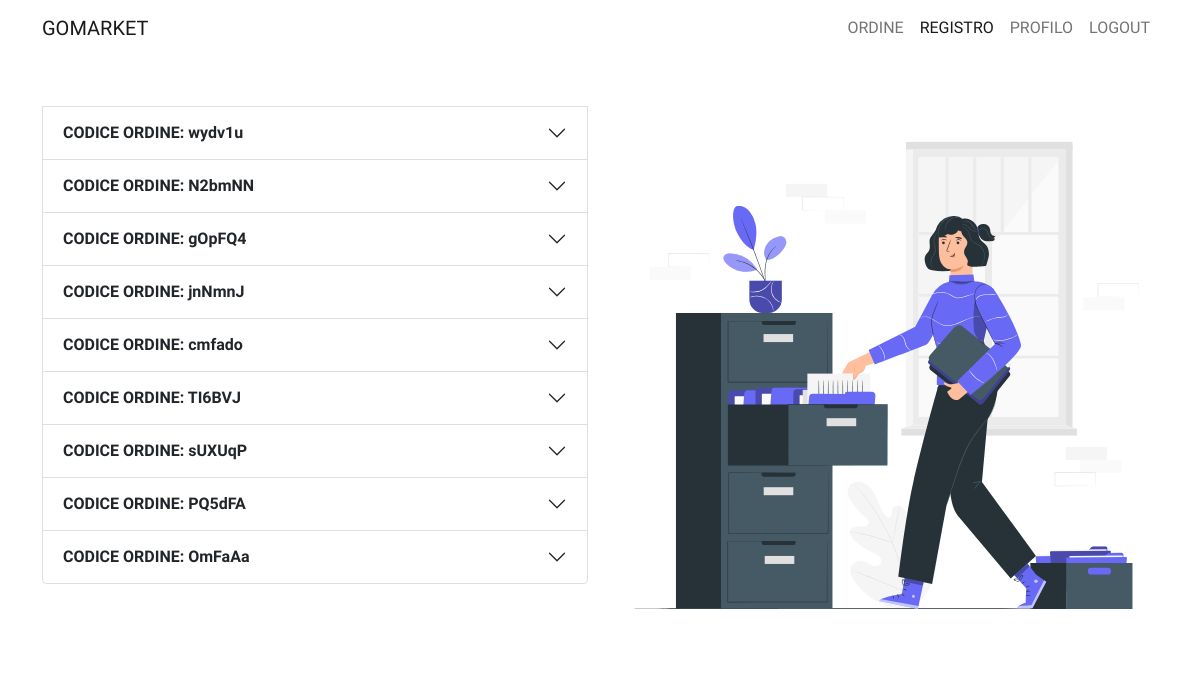
The app's page /page/cliente/registro.php (signed in), older data.
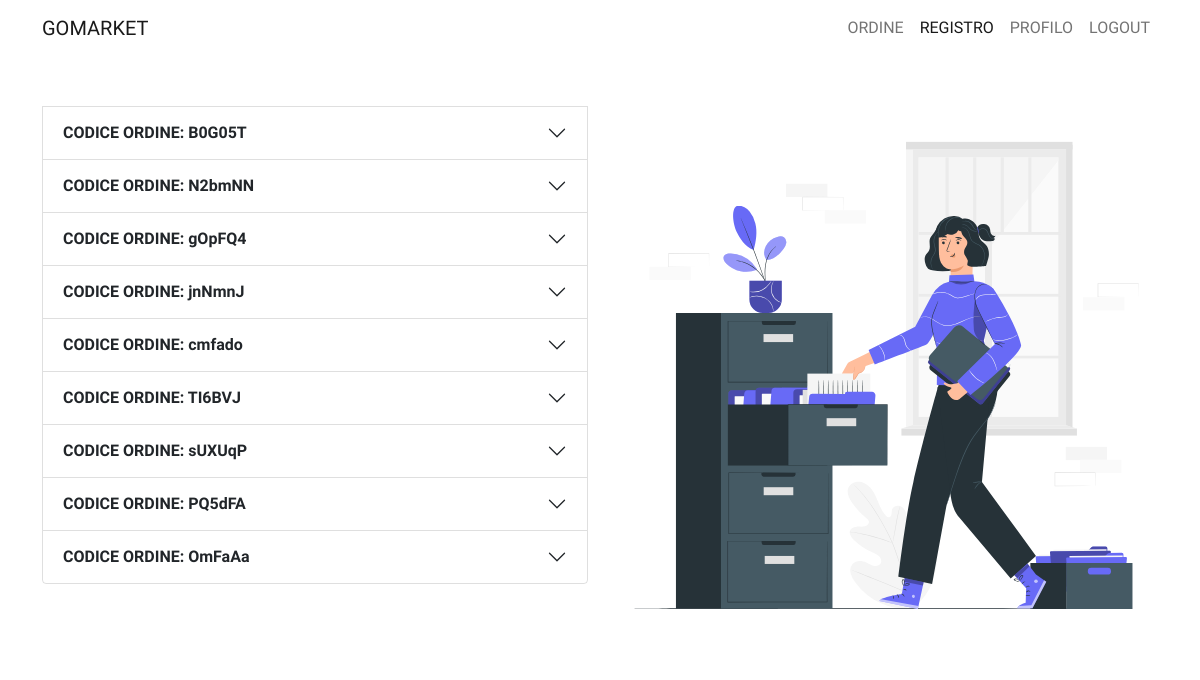
The same page, newer data.
### tables this page shows
CREATE TABLE `ordine` (
  `ID` int(3) NOT NULL,
  `codice_ordine` varchar(255) NOT NULL,
  `stato_ordine` int(1) NOT NULL,
  `totale_ordine` float NOT NULL,
  `data_ordine` date NOT NULL,
  `fk_id_utente` int(3) NOT NULL
);

### method/funzioni.php (called while the page is built, shortened)
<?php
    function connessione($sql, $base) {
		$conn = mysqli_connect("localhost", "root", "", $base);
		$resultset = $conn->query($sql);
		$righe = mysqli_fetch_all($resultset, MYSQLI_ASSOC);
		return $righe;
	}
?>

### page/cliente/registro.php (the view, shortened to what this page needs)
<?php
    include("../../method/funzioni.php");
    if(!isset($_SESSION["NOME"])) {
        $nav = "
            <nav class='navbar sticky-top navbar-expand-lg navbar-light bg-white'>
                <div class='container'>
                <a class='navbar-brand' href='../../index.php'>GOMARKET</a>
                <button class='navbar-toggler' type='button' data-bs-toggle='collapse' data-bs-target='#navbarNav' aria-controls='navbarNav' aria-expanded='false' aria-label='Toggle navigation'>
                    <span class='navbar-toggler-icon'></span>
                </button>
                <div class='collapse navbar-collapse justify-content-end' id='navbarNav'>
                    <ul class='navbar-nav'>
                    <li class='nav-item'>
                        <a class='nav-link' href='../registrazione.php'>REGISTRATI</a>
                    </li>
                    <li class='nav-item'>
                        <a class='nav-link' href='../login.php'>ACCEDI</a>
                    </li>
                    </ul>
                </div>
                </div>
            </nav>
        ";
        $body = "
            <div class='container'>
                <div class='container row'>
                <div class='col-2'></div>
                <div class='col-8 first-item'>
                    <img src='../../assets/04.svg' class='img-fluid mx-auto d-block'>
                    </div>
                </div>
            </div>
        ";
    }else {
        $sql = "SELECT * FROM ordine o WHERE o.fk_id_utente = {$_SESSION["ID_CLIENTE"]} ORDER BY o.data_ordine DESC";
        $risultato = connessione($sql, "gomarket");
        if(empty($risultato)) {
            $flag = "
                <div class='container row'>
                    <div class='col-6 align-self-center'>
                        <img src='../../assets/07.svg' class='img-fluid mx-auto d-block'>
                    </div>
                    <div class='col-1 align-self-center'></div>
                    <div class='col-5 align-self-center'>
                        <div class='alert alert-warning' role='alert'>
                            Non sono ancora presenti ordini...creane uno
                            cliccando <a href='./nordine.php'>qui</a>
                        </div>
                    </div>
                </div>
            ";
        }else {
            $flag = "<div class='accordion' id='accordionExample'>";
            foreach($risultato as $riga) {
                if($riga["stato_ordine"] == 0) { $stato_ordine = array("text-warning", "IN ATTESA", ""); }
                else if($riga["stato_ordine"] == 1) { $stato_ordine = array("text-secondary", "PRONTO PER LA SPEDIZIONE", ""); }
                else if($riga["stato_ordine"] == 2) { $stato_ordine = array("text-primary", "IN CONSEGNA", "disabled"); }
                else { $stato_ordine = array("text-success", "CONSEGNATO", "disabled"); }
                $flag .= "
                            <a type='button' class='btn btn-outline-danger' href='../../method/delordine.php?id={$riga["ID"]}'>ELIMINA ORDINE</a>
                <div class='accordion-item'>
                    <h2 class='accordion-header' id='heading{$riga["ID"]}'>
                    <button class='accordion-button collapsed' type='button' data-bs-toggle='collapse' data-bs-target='#collapse{$riga["ID"]}' aria-expanded='false' aria-controls='collapse{$riga["ID"]}'>
                        <strong>CODICE ORDINE: {$riga["codice_ordine"]}</strong>
                    </button>
                    </h2>
                    <div id='collapse{$riga["ID"]}' class='accordion-collapse collapse' aria-labelledby='heading{$riga["ID"]}' data-bs-parent='#accordionExample'>
                                <p><strong>ID ORDINE: </strong>{$riga["ID"]}</p>
                                <p><strong>CODICE ORDINE: </strong>{$riga["codice_ordine"]}</p>
                                <p><strong>DATA ORDINE: </strong>{$riga["data_ordine"]}</p>
                                <p><strong>STATO ORDINE: </strong><span class='{$stato_ordine[0]}'>{$stato_ordine[1]}<span></p>
                                <p><strong>TOTALE ORDINE: {$riga["totale_ordine"]} €</strong></p>
                                <a class='btn btn-outline-danger {$stato_ordine[2]}' data-bs-toggle='modal' data-bs-target='#deleteModal' type='button'>CANCELLA ORDINE</a>
                                <a href='./detordine.php?id={$riga["ID"]}' class='btn btn-outline-primary' type='button'>DETTAGLI</a>
                    </div>
                </div>
                ";
            }
            $flag .= "</div>";
        }
        $nav = "
            <nav class='navbar sticky-top navbar-expand-lg navbar-light bg-white'>
                <div class='container'>
                <a class='navbar-brand' href='../../index.php'>GOMARKET</a>
                <button class='navbar-toggler' type='button' data-bs-toggle='collapse' data-bs-target='#navbarNav' aria-controls='navbarNav' aria-expanded='false' aria-label='Toggle navigation'>
                    <span class='navbar-toggler-icon'></span>
                </button>
                <div class='collapse navbar-collapse justify-content-end' id='navbarNav'>
                    <ul class='navbar-nav'>
                    <li class='nav-item'>
                        <a class='nav-link' href='./nordine.php'>ORDINE</a>
                    </li>
                    <li class='nav-item'>
                        <a class='nav-link active' href='./registro.php'>REGISTRO</a>
                    </li>
                    <li class='nav-item'>
                        <a class='nav-link' href='../profilo.php'>PROFILO</a>
                    </li>
                    <li class='nav-item'>
                        <a class='nav-link' href='../../method/logout.php'>LOGOUT</a>
                    </li>
                    </ul>
                </div>
                </div>
            </nav>
        ";
        $body = "
            <div class='row first-item'>
                <div class='col-md-6'>
                    {$flag}
                </div>
                <div class='col-md-6'>
                    <img src='../../assets/25.svg' class='img-fluid mx-auto d-block'>
                </div>
            </div>
        ";
    }
    $html = "
        <html>
            <head>
            <meta charset='utf-8'>
            <meta name='viewport' content='width=device-width, initial-scale=1'>
            <link href='https://cdn.jsdelivr.net/npm/bootstrap@5.0.0-beta1/dist/css/bootstrap.min.css' rel='stylesheet'>
            <link rel='stylesheet' href='../../style/style.css'>
            <script src='https://ajax.googleapis.com/ajax/libs/jquery/3.5.1/jquery.min.js'></script>
            <script src='../../js/main.js'></script>
            <title>GoMarket</title>
            </head>
            <body>
                {$nav}
                <div class='container-lg'>
                    {$body}
                </div>
                <script src='https://cdn.jsdelivr.net/npm/bootstrap@5.0.0-beta2/dist/js/bootstrap.bundle.min.js'></script>
            </body>
        </html>
    ";
    print_r($html);
?>

### style/style.css (style rules this page uses)
body { font-family: 'Lexend', sans-serif; }
.first-item { padding-top: 50px; }

Row changes from the older to the newer data that the page shows:
removed ordine: codice_ordine "wydv1u"
added ordine: codice_ordine "B0G05T"
